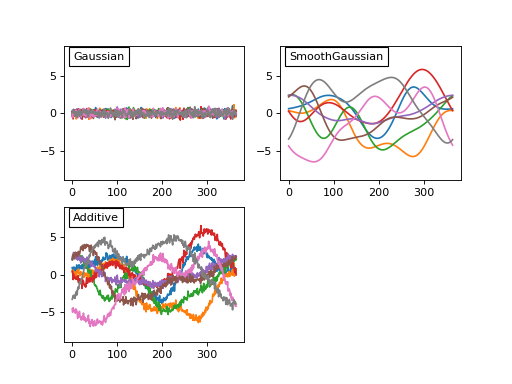

The script that drew this image:
from matplotlib import pyplot
import power1d

J        = 8    # sample size
Q        = 365  # continuum size
noise0   = power1d.noise.Gaussian( J , Q , mu = 0 , sigma = 0.3 )
noise1   = power1d.noise.SmoothGaussian( J , Q , mu = 0 , sigma = 3 , fwhm = 70 )
noise    = power1d.noise.Additive( noise0 , noise1 )

ax0      = pyplot.subplot(221)
ax1      = pyplot.subplot(222)
ax2      = pyplot.subplot(223)
AX       = [ax0, ax1, ax2]

# plot noise objects:
noise0.plot( ax=ax0 )
noise1.plot( ax=ax1 )
noise.plot( ax=ax2 )
pyplot.setp(AX, ylim=(-9, 9))

# add panel labels:
labels   = 'Gaussian', 'SmoothGaussian', 'Additive'
for ax,s in zip( AX , labels ):
        ax.text(0.05, 0.9, s, transform=ax.transAxes, bbox=dict(facecolor='w'))
